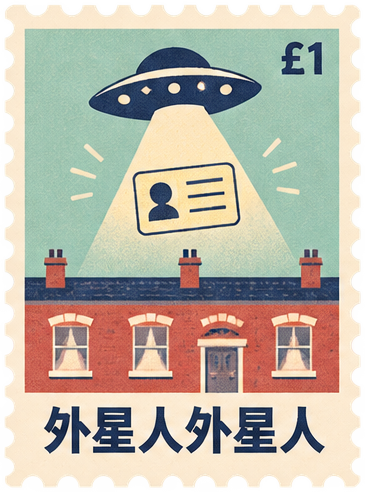
#> input picture assets/ui/stamps/alien.png, 365 x 492 px, given in place of 八枚复古主题邮票拼贴.png, which was not available
$ python cut_stamps.py
#> lines starting #> are read from the running program, lines starting #| are printed output that depends on the picture; after the words box and inside, x2 and y2 are one past the last pixel; in counts of white or black regions, pixels touching at a corner belong together
# 结局明信片的邮票、邮戳切图（只裁切，原图本来就是透明底）
# 运行：python3 tools/cut_stamps.py   （在 game/ 下运行；原图在上一级文件夹）
# 邮票：4x2 格子按格子裁；邮戳：3x3，有几枚边缘挨着，从每枚中心往外长、在接触处分开，再去掉伸进来的碎边
import os, sys
os.chdir(os.path.join(os.path.dirname(os.path.abspath(__file__)), ".."))
from PIL import Image
def cut(src, cols, rows, names, outdir):
#> called with src = '../03_美术素材/UI/邮票邮戳/八枚复古主题邮票拼贴.png', cols = 4, rows = 2, outdir = 'assets/ui/stamps'
    im = Image.open(src).convert("RGBA"); W, H = im.size
#> in cut, im is the input picture: PIL image 365x492 RGBA; mean R, G, B, A 188.9, 181.4, 165.1, 230.3
#> after `W, H = im.size`: W = 365; H = 492
    a = im.getchannel("A").point(lambda v: 255 if v > 24 else 0)
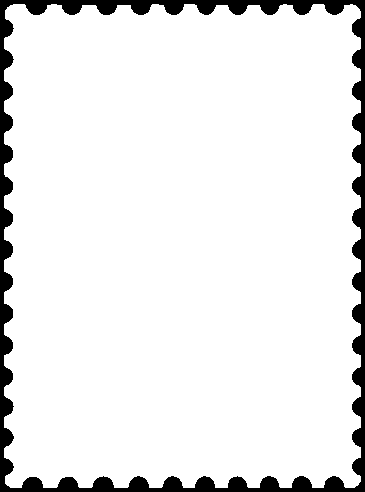
#> a: PIL image 365x492 L; 91.8% white; 1 black region, box (x1, y1, x2, y2) and area: (0, 0, 365, 492) 14658
    for r in range(rows):
        for c in range(cols):
            box = (c*W//cols, r*H//rows, (c+1)*W//cols, (r+1)*H//rows)
            bb = a.crop(box).getbbox()
            x0, y0, x1, y1 = bb
            # 检查内容是否贴着格子边（可能跨格）
            touch = x0 == 0 or y0 == 0 or x1 == box[2]-box[0] or y1 == box[3]-box[1]
            pad = 4
            g = (max(0, box[0]+x0-pad), max(0, box[1]+y0-pad), min(W, box[0]+x1+pad), min(H, box[1]+y1+pad))
            n = names[r*cols+c]
            im.crop(g).save(f"{outdir}/{n}.png", optimize=True)
            print(n, g, (g[2]-g[0], g[3]-g[1]), "贴边!" if touch else "")
cut("../03_美术素材/UI/邮票邮戳/八枚复古主题邮票拼贴.png", 4, 2, ["home","alien","creep","disco","lonely","love_trial","ghost_rule","brain_girl"], "assets/ui/stamps")

# ===== 邮戳 =====
import numpy as np
from PIL import Image
src, outdir = "../03_美术素材/UI/邮票邮戳/九枚复古音乐邮戳.png", "assets/ui/postmarks"
names = ["senior_he","senior_be","local_he","local_be","groupmate_he","groupmate_be","otaku_he","otaku_be","first"]
im = np.array(Image.open(src).convert("RGBA")); H, W = im.shape[:2]
#> after `H, W = im.shape[:2]`: H = 250; W = 96
A = im[..., 3] > 24
#> A: shape (250, 96) bool; 87.8% white; 1 black region, box (x1, y1, x2, y2) and area: (0, 0, 96, 250) 2916
# 先按 3x3 格子求每枚的中心（用高阈值，只看实心部分）
solid = im[..., 3] > 200
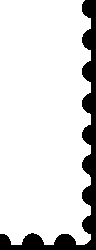
#> solid: shape (250, 96) bool; 86.1% white; 1 black region, box (x1, y1, x2, y2) and area: (0, 0, 96, 250) 3326
cent = []
for r in range(3):
    for c in range(3):
        ys, xs = np.nonzero(solid[r*H//3:(r+1)*H//3, c*W//3:(c+1)*W//3])
        cent.append(((ys.min()+ys.max())/2 + r*H//3, (xs.min()+xs.max())/2 + c*W//3))
#> after the loop, cent = [(41, 15.5), (41, 47.5), (41, 77), (124, 15.5), (124, 47.5), (124, 77), (205, 15.5), (205, 47.5), (205, 77)]
cent = np.array(cent)
#> cent = [[41, 15.5], [41, 47.5], [41, 77], [124, 15.5], [124, 47.5], [124, 77], [205, 15.5], [205, 47.5], [205, 77]]
yy, xx = np.mgrid[0:H, 0:W]
# 每个像素归给最近的中心（横向距离压缩一点，邮戳是横着的椭圆）
# 每枚从自己的中心往外“长”（多源广度优先），只能长在有颜色的像素上；两枚挨着的地方在真正接触的位置分开。
# （原来按“离哪个中心近”分，大小不一的两枚挨着时，大的那枚边缘会被分给小的，Wonderwall 下半圈就被切掉过。）
from collections import deque
own = np.full((H, W), -1, int)
q = deque()
for i, (cy, cx) in enumerate(cent):
    cy, cx = int(cy), int(cx)
    own[cy, cx] = i; q.append((cy, cx))
#> this loop made 9 passes
#> (cy, cx) on passes 1 to 9: (41, 15), (41, 47), (41, 77), (124, 15), (124, 47), (124, 77), (205, 15), (205, 47), (205, 77)
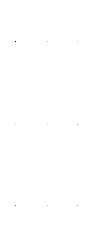
#> own: shape (250, 96) int64; 10 distinct labels, from -1 to 8; one colour per label, 0 black, -1 white
while q:
    y, x = q.popleft(); i = own[y, x]
    for ny, nx in ((y+1, x), (y-1, x), (y, x+1), (y, x-1)):
        if 0 <= ny < H and 0 <= nx < W and own[ny, nx] < 0 and A[ny, nx]:
            own[ny, nx] = i; q.append((ny, nx))
#> this loop made 21084 passes
#> (y, x, i) on passes 1 to 3: (41, 15, 0), (41, 47, 1), (41, 77, 2)
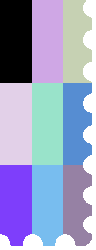
#> own: shape (250, 96) int64; 10 distinct labels, from -1 to 8; one colour per label, 0 black, -1 white
# 中心正好落在透明像素上的（或者有颜色但没连上的碎点）：退回按最近中心分
d = np.stack([((yy-cy))**2 + ((xx-cx)*0.8)**2 for cy, cx in cent])
own = np.where(own < 0, d.argmin(0), own)
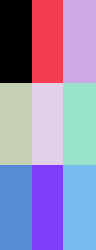
#> own: shape (250, 96) int64; 9 distinct labels, from 0 to 8; one colour per label, 0 black
for i, n in enumerate(names):
    m = A & (own == i)
    ys, xs = np.nonzero(m)
    y0, y1, x0, x1 = max(0, ys.min()-4), min(H, ys.max()+5), max(0, xs.min()-4), min(W, xs.max()+5)
    piece = im[y0:y1, x0:x1].copy()
    piece[..., 3] = np.where(own[y0:y1, x0:x1] == i, piece[..., 3], 0)
    Image.fromarray(piece).save(f"{outdir}/{n}.png", optimize=True)
    print(n, (x0, y0, x1, y1), piece.shape[1], "x", piece.shape[0])
#> this loop made 9 passes
#> (y0, y1, x0, x1) on passes 1 to 9: (0, 87, 0, 36), (0, 87, 28, 67), (0, 87, 59, 96), (79, 169, 0, 36), (79, 169, 28, 67), (79, 169, 59, 96), (161, 250, 0, 36), (161, 250, 28, 67), (161, 250, 59, 96)
#| senior_he (0, 0, 36, 87) 36 x 87
#| senior_be (28, 0, 67, 87) 39 x 87
#| local_he (59, 0, 96, 87) 37 x 87
#| local_be (0, 79, 36, 169) 36 x 90
#| groupmate_he (28, 79, 67, 169) 39 x 90
#| groupmate_be (59, 79, 96, 169) 37 x 90
#| otaku_he (0, 161, 36, 250) 36 x 89
#| otaku_be (28, 161, 67, 250) 39 x 89
#> (further printed lines are left out)
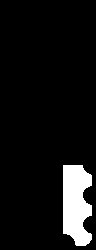
#> m: shape (250, 96) bool; 7.9% white; 1 white region, box (x1, y1, x2, y2) and area: (63, 165, 92, 246) 1893

# 第二遍：每张图里只留和主体连着的部分（去掉相邻邮戳伸进来的碎边）
from collections import deque
for n in names:
    p = np.array(Image.open(f"{outdir}/{n}.png")); h, w = p.shape[:2]
#> after `h, w = p.shape[:2]`: h = 87; w = 36
    m = p[..., 3] > 24
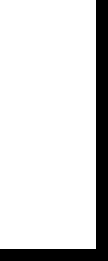
#> m: shape (87, 36) bool (shown 3 times larger); 84.8% white; 1 black region, box (x1, y1, x2, y2) and area: (0, 0, 36, 87) 476
    lab = np.zeros((h, w), int); sizes = [0]; k = 0
    for y0 in range(h):
        for x0 in range(w):
            if m[y0, x0] and not lab[y0, x0]:
                k += 1; q = deque([(y0, x0)]); lab[y0, x0] = k; c = 0
                while q:
                    y, x = q.popleft(); c += 1
                    for dy in (-2, -1, 0, 1, 2):
                        for dx in (-2, -1, 0, 1, 2):
                            ny, nx = y+dy, x+dx
                            if 0 <= ny < h and 0 <= nx < w and m[ny, nx] and not lab[ny, nx]:
                                lab[ny, nx] = k; q.append((ny, nx))
                sizes.append(c)
#> after the loop, k = 1; sizes = [0, 2656]
    big = int(np.argmax(sizes))
#> big = 1
    by = np.nonzero(lab == big)[0]; top, bot = by.min(), by.max()
#> after `by = np.nonzero(lab == big)[0]`: by = 2656 values from 0 to 82
#> after `top, bot = (by.min(), by.max())`: top = 0; bot = 82
    def cy(i): ys = np.nonzero(lab == i)[0]; return (ys.min() + ys.max()) / 2
#> called with i = 1
#> after `ys = np.nonzero(lab == i)[0]`: ys = 2656 values from 0 to 82
    keep = [i for i, s in enumerate(sizes) if i and s >= sizes[big] * 0.02 and top <= cy(i) <= bot]
#> keep = [1]
    p[..., 3] = np.where(np.isin(lab, keep) | (p[..., 3] <= 24), p[..., 3], 0)
    p[..., 3] = np.where(np.isin(lab, keep), p[..., 3], np.where(p[..., 3] <= 24, p[..., 3], 0))
    ys, xs = np.nonzero(p[..., 3] > 24)
#> ys = 2656 values from 0 to 82; xs = 2656 values, max 31 at index 31, min 0 at index 0, mean 15.5
    p = p[max(0, ys.min()-4):ys.max()+5, max(0, xs.min()-4):xs.max()+5]
    Image.fromarray(p).save(f"{outdir}/{n}.png", optimize=True)
    print(n, "保留", len(keep), "块，丢掉", len(sizes) - 1 - len(keep), "块", p.shape[1], "x", p.shape[0])
#| senior_he 保留 1 块，丢掉 0 块 36 x 87

# ===== 「幽灵法则」改名「猛毒」：把邮票上的字换掉（原图另存 ghost_rule_orig.png）=====
import shutil, subprocess
shutil.copy("assets/ui/stamps/ghost_rule.png", "assets/ui/stamps/ghost_rule_orig.png")
#> (the run stopped early here; a loop or call above may not have finished)
